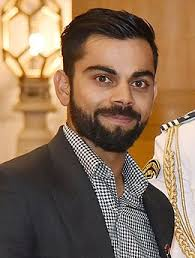
#> input picture server/test_images/im2.jpg, 195 x 258 px, found by its file name
$ jupyter execute --allow-errors imgclassmodel.ipynb   (shell and % lines are left out)
#> lines starting #> are read from the running program, lines starting #| are printed output that depends on the picture; after the words box and inside, x2 and y2 are one past the last pixel; in counts of white or black regions, pixels touching at a corner belong together
[cell 1]
import numpy as np
import cv2
import matplotlib
from matplotlib import pyplot as plt

[cell 2]
img = cv2.imread('./test_img/im2.jpg')
#> img is the input picture: shape (258, 195, 3); mean B, G, R 88, 112, 138.4

[cell 3]
img.shape
#> Out = (258, 195, 3)

[cell 4]
plt.imshow(img)

[cell 5]
gray = cv2.cvtColor(img, cv2.COLOR_BGR2GRAY)
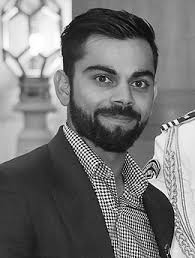
#> gray: shape (258, 195); min 0, max 255, mean 117.2
gray.shape
#> Out = (258, 195)

[cell 6]
gray

[cell 7]
plt.imshow(gray, cmap='gray')

[cell 8]
face_cascade = cv2.CascadeClassifier('./opencv/haar-cascade-files-master/haarcascade_frontalface_default.xml')
eye_cascade = cv2.CascadeClassifier('./opencv/haar-cascade-files-master/haarcascade_eye.xml')

faces = face_cascade.detectMultiScale(gray, 1.3, 5)
#> faces = [[65, 37, 107, 107]]
faces
#> Out = [[65, 37, 107, 107]]

[cell 9]
(x,y,w,h) = faces[0]
#> x = 65; y = 37; w = 107; h = 107
x,y,w,h
#> Out = (65, 37, 107, 107)

[cell 10]
face_img = cv2.rectangle(img,(x,y),(x+w,y+h),(255,0,0),2)
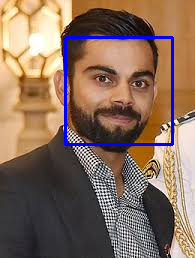
#> face_img: shape (258, 195, 3); mean B, G, R 92.7, 109.4, 134.9
plt.imshow(face_img)

[cell 11]
cv2.destroyAllWindows()
for (x,y,w,h) in faces:
    face_img = cv2.rectangle(img,(x,y),(x+w,y+h),(255,0,0),2)
    roi_gray = gray[y:y+h, x:x+w]
    roi_color = face_img[y:y+h, x:x+w]
    eyes = eye_cascade.detectMultiScale(roi_gray)
    for (ex,ey,ew,eh) in eyes:
        cv2.rectangle(roi_color,(ex,ey),(ex+ew,ey+eh),(0,255,0),2)
#> this loop made 1 pass
#> (x, y, w, h, eyes) on pass 1: (65, 37, 107, 107, [[22, 26, 31, 31], [61, 34, 25, 25]])
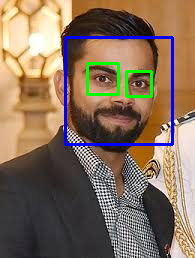
#> img: shape (258, 195, 3); 1.32% of pixels changed, all inside (x1, y1, x2, y2) = (86, 62, 153, 98)
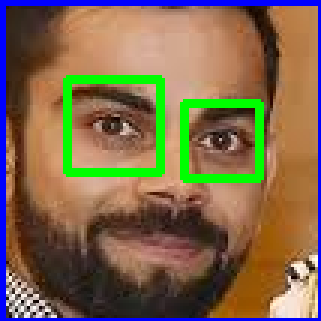
#> roi_color: shape (107, 107, 3) (shown 3 times larger); mean B, G, R 77.4, 104.2, 126.3

plt.figure()
plt.imshow(face_img,cmap='gray')
plt.show()

[cell 12]
plt.imshow(roi_color, cmap='gray')

[cell 13]
def get_cropped_image_if_2_eyes(image_path):
#> called with image_path = './test_img/im2.jpg'
    img = cv2.imread(image_path)
    gray = cv2.cvtColor(img,cv2.COLOR_BGR2GRAY)
    faces = face_cascade.detectMultiScale(gray,1.3,5)
#> faces = [[65, 37, 107, 107]]
    for (x,y,w,h) in faces:
        roi_gray = gray[y:y+h,x:x+w]
        roi_color = img[y:y+h,x:x+w]
        eyes = eye_cascade.detectMultiScale(roi_gray)
        if len(eyes)>= 2:
            return roi_color
#> this loop made 1 pass
#> pass 1, in get_cropped_image_if_2_eyes, `roi_color = img[y:y+h,x:x+w]`:
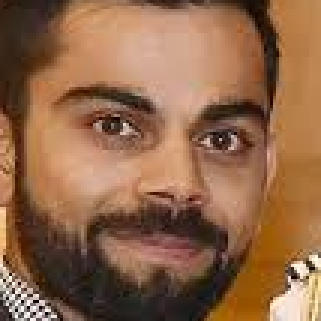
#> roi_color: shape (107, 107, 3) (shown 3 times larger); mean B, G, R 72.8, 102.3, 143.8

[cell 14]
original_image = cv2.imread('./test_img/im2.jpg')
plt.imshow(original_image)

[cell 15]
cropped_image = get_cropped_image_if_2_eyes('./test_img/im2.jpg')
plt.imshow(cropped_image)

[cell 16]
obstructed_image = cv2.imread('./test_img/im1.jpg')
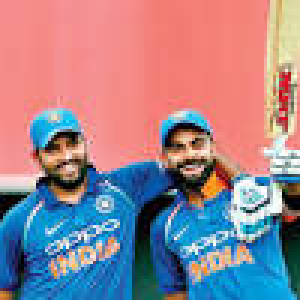
#> input picture server/test_images/im1.jpg, 100 x 100 px, found by its file name (shown 3 times larger)
#> obstructed_image is the input picture: shape (100, 100, 3); mean B, G, R 142.9, 131.9, 155.8
plt.imshow(obstructed_image)

[cell 17]
crp_image = get_cropped_image_if_2_eyes('./test_img/im1.jpg')
#> call 2 of get_cropped_image_if_2_eyes, with image_path = './test_img/im1.jpg'
#> in get_cropped_image_if_2_eyes (call 2), `gray = cv2.cvtColor(img,cv2.COLOR_BGR2GRAY)`:
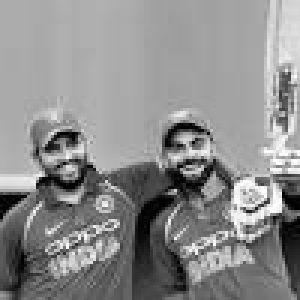
#> gray: shape (100, 100) (shown 3 times larger); min 0, max 254, mean 140.3
#> in get_cropped_image_if_2_eyes (call 2), `faces = face_cascade.detectMultiScale(gray,1.3,5)`: faces = ()
crp_image

[cell 18]
path_to_data = "./dataset/"
path_to_cr_data = "./dataset/cropped/"

[cell 19]
import os
img_dirs = []
#> (the rest of this cell did not finish here and is left out)

[cell 20]
img_dirs

[cell 21]
import shutil
if os.path.exists(path_to_cr_data):
    shutil.rmtree(path_to_cr_data)
os.mkdir(path_to_cr_data)

[cell 22]
cropped_image_dirs = []
celebrity_file_names_dict = {}

for img_dir in img_dirs:
    count = 1
    celebrity_name = img_dir.split('/')[-1]
    print(celebrity_name)

    celebrity_file_names_dict[celebrity_name] = []

    for entry in os.scandir(img_dir):
        roi_color = get_cropped_image_if_2_eyes(entry.path)
        if roi_color is not None:
            cropped_folder = path_to_cr_data + celebrity_name
            if not os.path.exists(cropped_folder):
                os.makedirs(cropped_folder)
                cropped_image_dirs.append(cropped_folder)
                print("Generating cropped images in folder: ",cropped_folder)

            cropped_file_name = celebrity_name + str(count) + ".png"
            cropped_file_path = cropped_folder + "/" + cropped_file_name

            cv2.imwrite(cropped_file_path, roi_color)
            celebrity_file_names_dict[celebrity_name].append(cropped_file_path)
            count += 1

[cell 23]
import numpy as np
import pywt
import cv2

def w2d(img, mode='haar', level=1):
#> called with mode = 'db1', level = 5
    imArray = img
    #Datatype conversions
    #convert to grayscale
    imArray = cv2.cvtColor( imArray,cv2.COLOR_RGB2GRAY )
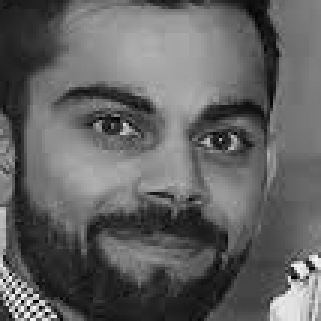
#> imArray: shape (107, 107) (shown 3 times larger); min 1, max 253, mean 98.3
    #convert to float
    imArray =  np.float32(imArray)
    imArray /= 255;
    # compute coefficients
    coeffs=pywt.wavedec2(imArray, mode, level=level)
#> coeffs = 6 items

    #Process Coefficients
    coeffs_H=list(coeffs)
#> coeffs_H = 6 items
    coeffs_H[0] *= 0;

    # reconstruction
    imArray_H=pywt.waverec2(coeffs_H, mode);
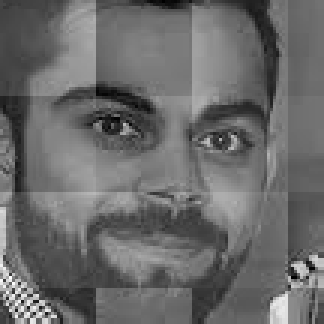
#> imArray_H: shape (108, 108) float32 (shown 3 times larger); min -0.486, max 0.675, mean -0.00109; drawn with min black and max white
    imArray_H *= 255;
    imArray_H =  np.uint8(imArray_H)
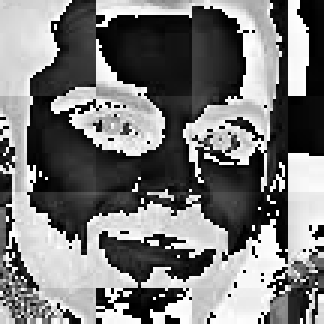
#> imArray_H: shape (108, 108) (shown 3 times larger); min 0, max 255, mean 120.4

    return imArray_H

[cell 24]
im_har = w2d(cropped_image,'db1',5)
plt.imshow(im_har, cmap='gray')

[cell 25]
celebrity_file_names_dict

[cell 26]
class_dict = {}
count = 0
for celebrity_name in celebrity_file_names_dict.keys():
    class_dict[celebrity_name] = count
    count = count + 1
class_dict
